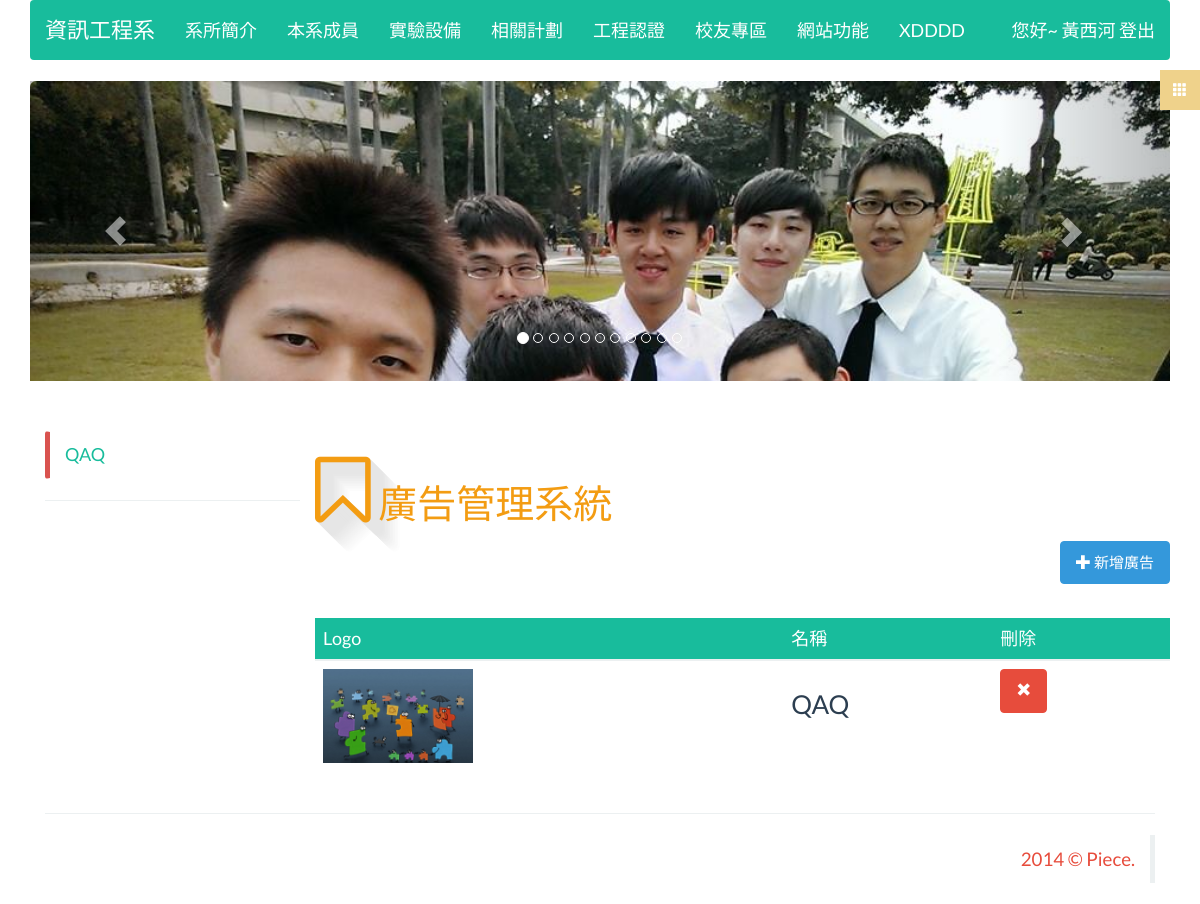
The page /index.php/advertisment (signed in) on the database its author committed.
### tables this page shows
CREATE TABLE IF NOT EXISTS `page` (
`pageId` int(11) NOT NULL,
  `pageName` varchar(100) NOT NULL,
  `pageClass` varchar(100) NOT NULL,
  `pageContent` text NOT NULL
);

CREATE TABLE IF NOT EXISTS `page_category` (
`pageClass` int(11) NOT NULL,
  `pageClassName` varchar(100) NOT NULL
);

CREATE TABLE IF NOT EXISTS `advertisment` (
`adId` int(11) NOT NULL,
  `logoPath` varchar(100) NOT NULL COMMENT 'logo儲存位置',
  `logoUrl` varchar(100) NOT NULL COMMENT 'logo網址',
  `logoTitle` varchar(50) NOT NULL COMMENT 'logo描述'
);

### application/controllers/advertisment.php (called while the page is built, shortened)
<?php if ( ! defined('BASEPATH')) exit('No direct script access allowed');
class Advertisment extends MY_Controller {
	function __construct(){
		parent::__construct();
		$this->load->model('advertisment_model');
		$this->asideQuery = $this->aside_model->select_advertisment();
	}
	public function index(){
		$query = $this->advertisment_model->select_ad_data();
		$this->load->view('advertisment', array(
			'query' => $query,
			'asideQuery' => $this->asideQuery,
			'headerQuery' => $this->headerQuery
			));
		return true;
	}
}

### index.php (called while the page is built, shortened)
<?php
require_once BASEPATH.'core/CodeIgniter.php';

### application/libraries/Session.php (called while the page is built, shortened)
<?php if ( ! defined('BASEPATH')) exit('No direct script access allowed');
class Session
{
    protected $sess_namespace = '';
    protected $store = array();
     private function initialize()
     {
        if (isset($_SESSION[$this->sess_namespace]) ) {
            $this->store = $_SESSION[$this->sess_namespace];
        }
        $destroy = false;
        if (!$destroy) {
            return;
        }
    }
    public function userdata($value)
    {
        if (isset($this->store[$value])) {
            return $this->store[$value];
        } else {
            return false;
        }
    }
    public function set_userdata($data = array(), $value = '')
    {
        if (is_string($data)) {
            $data = array($data => $value);
        }
        foreach ($data as $key => $val) {
            $this->store[$key] = $val;
        }
    }
}

### application/models/header_model.php (called while the page is built, shortened)
<?php if ( ! defined('BASEPATH')) exit('No direct script access allowed');
class header_model extends CI_Model{
	function select_header_data_by_page_category(){
		$this->db->select('*');
		$this->db->from('page');
		$this->db->join('page_category', 'page.pageClass = page_category.pageClass');
		$this->db->order_by("page_category.pageClass","asc");
		$query = $this->db->get();
		return $query->result();
	}
}

### application/core/MY_Controller.php (called while the page is built, shortened)
<?php if ( ! defined('BASEPATH')) exit('No direct script access allowed');
class MY_Controller extends CI_Controller {
	function __construct(){
		$this->header();
	}
	protected function header(){
		$this->headerQuery = $this->header_model->select_header_data_by_page_category();
		return true;
	}
}

### application/models/aside_model.php (called while the page is built, shortened)
<?php if ( ! defined('BASEPATH')) exit('No direct script access allowed');
class Aside_model extends CI_Model{
	function select_file(){
		$this->db->select('fileClass AS asideValue, fileClassName AS asideName');
		$this->db->from('file_category');
		$this->db->order_by("fileClass","desc");
		$query = $this->db->get();
		return $query->result();
	}
	function select_advertisment(){
		$this->db->select('adId AS asideValue, logoTitle AS asideName');
		$this->db->from('advertisment');
		$this->db->order_by("adId","desc");
		$query = $this->db->get();
		foreach ($query->result() as $key => $value) {
			$value->asideValue = 'advertisment/edit_advertisment/'.$value->asideValue;
		}
		return $query->result();
	}
}

### application/models/advertisment_model.php (called while the page is built, shortened)
<?php if ( ! defined('BASEPATH')) exit('No direct script access allowed');
class Advertisment_model extends CI_Model{
	function select_ad_data(){
		$this->db->order_by("adId","desc");
		$query = $this->db->get('advertisment');
		return $query->result();
	}
}

### application/views/advertisment.php (the view, shortened to what this page needs)
<? @require_once('templates/_header.php');?>
<article class="row wow fadeInUp">
  <h1 class="text-warning" ><i class="fa fa-bookmark-o fa-2x" id="icon-shadow"></i> 廣告管理系統</h1>
  <button class="btn btn-info pull-right" data-toggle="modal" data-target="#add_ad_btn"><span class="glyphicon glyphicon-plus"></span> 新增廣告</button>
  <div class="clearfix"><br><br><br></div>
  <table class="table table-hover">
    <tr class="success">
      <td>Logo</td>
      <td>名稱</td>
      <td>刪除</td>
    </tr>
    <tbody>
    <? foreach ($query as $key => $value) { ?>
      <tr class="sortable">
        <td><a href="<?= base_url('advertisment/edit_advertisment/'.$value->adId)?>"><img src="<?= base_url($value->logoPath)?>" class="img-responsive" style="width: 150px;"></a></td>
        <td><h3><?= $value->logoTitle?></h3></td>
        <td><button class="btn btn-danger" onclick="if (confirm('確認刪除？')){location.href='<?=base_url('advertisment/delete_advertisment/'.$value->adId)?>'}"><span class="glyphicon glyphicon-remove"></span></button></td>
      </tr>
    <? } ?>
    </tbody>
  </table>
</article>
<? @require_once('templates/_footer.php');?>

### application/views/templates/_header.php (shortened to what this page needs)
<!DOCTYPE html>
<html>
<head>
  <link rel="stylesheet" type="text/css" href="<?=base_url('asset/css/flatly.bootstrap.min.css')?>">
  <link rel="stylesheet" type="text/css" href="<?=base_url('asset/css/font-awesome.min.css')?>">
  <link rel="stylesheet" type="text/css" href="<?=base_url('asset/css/menu.css')?>">
  <link rel="stylesheet" type="text/css" href="<?=base_url('asset/css/animate.css')?>">
  <link rel="stylesheet" type="text/css" href="<?=base_url('asset/css/piece.css')?>">
</head>
<body>
<div class="container">
<? if($this->session->userdata('account')){ ?>
<nav class="menu" id="theMenu">
  <div id="menuToggle"><span class="glyphicon glyphicon-th"></span></div>
</nav>
<? } ?>
<header class="row" style="margin: 0 0 50px 0;">
  <nav class="navbar navbar-default navbar-inverse" role="navigation" id="nav" style="z-index:1;">
    <div class="navbar-header">
      <a class="navbar-brand" href="<?= base_url('')?>">資訊工程系</a>
    </div>
    <div class="collapse navbar-collapse" id="bs-example-navbar-collapse-1">
      <ul class="nav navbar-nav">
        <ul class="hidden"><li>
        <?php $delay = 0;?>
        <?php $temp = -1?>
        <?php $animate_string = array('bounce', 'flash', 'pulse', 'bounceIn')?>
        <?php $animate_string = $animate_string[array_rand($animate_string)]?>
        <?php foreach ($headerQuery as $key => $value): ?>
          <?php if ($value->pageClass != $temp): ?>
            </ul></li>
            <li class="dropdown wow <?= $animate_string?>" data-wow-delay="<?=$delay+=0.1?>s">
            <a href="#" class="dropdown-toggle btn-hover-success" data-toggle="dropdown"><?= $value->pageClassName?></a>
            <ul class="dropdown-menu wow flipInX">
          <?php endif ?>
          <?php $temp = $value->pageClass; ?>
        <?php endforeach ?>
      </ul></li></ul>
      <?php if ( ! $this->session->userdata('account')): ?>
        <ul class="nav navbar-nav navbar-right">
          <li><a href="#"  data-toggle="modal" data-target="#login_btn">登入</a></li>
        </ul>
      <?php else: ?>
        <ul class="nav navbar-nav navbar-right">
          <li><a href="<?= base_url('user/logout')?>" >您好~ <?= $this->session->userdata('name')?> 登出</a></li>
        </ul>
      <?php endif ?>
    </div>
  </nav>
  <div id="carousel-example-generic" class="carousel slide" data-ride="carousel">
    <ol class="carousel-indicators">
      <li data-target="#carousel-example-generic" data-slide-to="0" class="active"></li>
      <li data-target="#carousel-example-generic" data-slide-to="1"></li>
      <li data-target="#carousel-example-generic" data-slide-to="2"></li>
      <li data-target="#carousel-example-generic" data-slide-to="3"></li>
      <li data-target="#carousel-example-generic" data-slide-to="4"></li>
      <li data-target="#carousel-example-generic" data-slide-to="5"></li>
      <li data-target="#carousel-example-generic" data-slide-to="6"></li>
      <li data-target="#carousel-example-generic" data-slide-to="7"></li>
      <li data-target="#carousel-example-generic" data-slide-to="8"></li>
      <li data-target="#carousel-example-generic" data-slide-to="9"></li>
      <li data-target="#carousel-example-generic" data-slide-to="10"></li>
    </ol>
    <div class="carousel-inner" role="listbox" style="height: 300px;">
      <div class="item active">
        <img src="<?=base_url('asset/img/banner/1.jpg')?>" class="img-rounded" alt="..." style="width:100%; height: 100%;">
      </div>
    </div>
    <a class="left carousel-control" href="#carousel-example-generic" role="button" data-slide="prev">
      <span class="glyphicon glyphicon-chevron-left" aria-hidden="true"></span>
    </a>
    <a class="right carousel-control" href="#carousel-example-generic" role="button" data-slide="next">
      <span class="glyphicon glyphicon-chevron-right" aria-hidden="true"></span>
    </a>
  </div>
</header>
<aside class="col-xs-12 col-sm-3 col-md-3">
  <ul class="nav nav-pills nav-stacked hidden-xs" >
    <?php $delay = 0;?>
    <?php foreach ($asideQuery as $key => $value): ?>
      <li class="wow slideInLeft" data-wow-delay="<?=$delay+=0.1?>s" data-wow-offset="-999" style="border: 1px solid #fff; border-radius:3px; border-left-color: #d9534f; border-left-width: 5px;">
        <a href="<?= base_url($value->asideValue)?>"><?= $value->asideName;?></a>
      </li>
      <hr>
    <?php endforeach ?>
  </ul>
</aside>
<div class="col-xs-12 col-sm-9 col-md-9">

### application/views/templates/_footer.php (shortened to what this page needs)
</div>
<footer class="col-xs-12 col-sm-12 col-md-12">
  <hr>
  <blockquote class="text-danger pull-right">2014 &copy; Piece.</blockquote>
</footer>
</div>
</body>
</html>

### asset/css/menu.css (style rules this page uses)
.menu { position: fixed; right: -250px; width: 260px; height: 100%; top: 0; z-index: 10; text-align: left; }
.menu, .body-push { -webkit-transition: all .3s ease; -moz-transition: all .3s ease; -ms-transition: all .3s ease; -o-transition: all .3s ease; transition: all .3s ease; }
#menuToggle { position: absolute; top: 70px; left: -30px; z-index: 11; display: block; text-align: center; font-size: 14px; color: #ffffff; width: 40px; height: 40px; line-height: 40px; cursor: pointer; background: rgba(239,210,139,1); -webkit-transition: all .1s ease-in-out; -moz-transition: all .1s ease-in-out; -ms-transition: all .1s ease-in-out; -o-transition: all .1s ease-in-out; transition: all .1s ease-in-out; }

### asset/css/piece.css (style rules this page uses)
#icon-shadow { text-shadow: rgb(230, 230, 230) 1px 1px, rgb(230, 230, 230) 2px 2px, rgb(230, 230, 230) 3px 3px, rgb(230, 230, 230) 4px 4px, rgb(230, 230, 230) 5px 5px, rgb(230, 230, 230) 6px 6px, rgb(230, 230, 230) 7px 7px, rgb(230, 230, 230) 8px 8px, rgb(230, 230, 230) 9px 9px, rgb(230, 230, 230) 10px 10px, rgb(230, 230, 230) 11px 11px, rgb(230, 230, 230) 12px 12px, rgb(231, 231, 231) 13px 13px, rgb(232, 232, 232) 14px 14px, rgb(234, 234, 234) 15px 15px, rgb(235, 235, 235) 16px 16px, rgb(236, 236, 236) 17px 17px, rgb(238, 238, 238) 18px 18px, rgb(239, 239, 239) 19px 19px, rgb(241, 241, 241) 20px 20px, rgb(242, 242, 242) 21px 21px, rgb(243, 243, 243) 22px 22px, rgb(245, 245, 245) 23px 23px, rgb(246, 246, 246) 24px 24px, rgb(248, 248, 248) 25px 25px, rgb(249, 249, 249) 26px 26px, rgb(250, 250, 250) 27px 27px, rgb(252, 252, 252) 28px 28px, rgb(253, 253, 253) 29px 29px, rgb(255, 255, 255) 30px 30px; }

### rows shown on the page
page: page_category.pageClassName "系所簡介"
page: page_category.pageClassName "本系成員"
page: page_category.pageClassName "實驗設備"
page: page_category.pageClassName "相關計劃"
page: page_category.pageClassName "工程認證"
page: page_category.pageClassName "校友專區"
page: page_category.pageClassName "網站功能"
page: page_category.pageClassName "XDDDD"
advertisment: logoTitle "QAQ", logoPath (picture)

### other values the page prints
$this->session->userdata('name') "黃西河"
